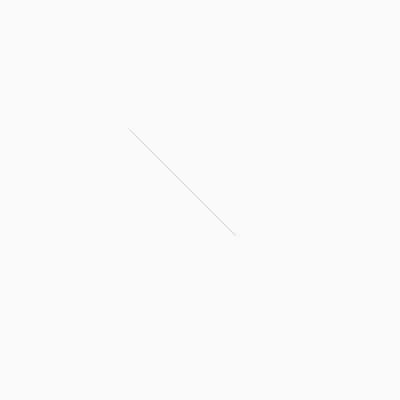
Frame 1 (no input)
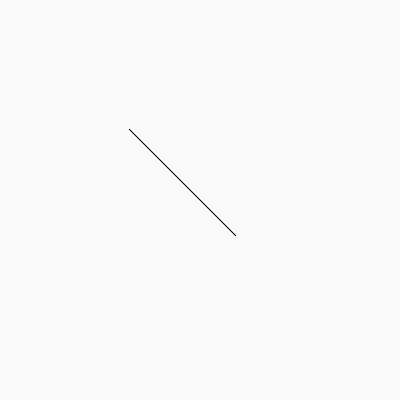
Frame 60 (the mouse pressed at the canvas centre just before this capture)
Frame 120 (the mouse held since frame 60 and released just before this capture): identical to frame 60, image omitted

The Processing sketch that drew these frames (run headless with seeded random() and noise(); from frame 60 on, the mouse is pressed at the canvas centre):

// Processing sketch: lineExample
// ── lineExample.pde
Lines myLines;

void setup() {
  size(400,400);
  smooth();
  background(250);
  myLines = new Lines();

}
void draw() {
myLines.draw();

}

////////+++++++++++++++++++++++++++++++++++++++++++

class Lines {

 void draw() {
  PVector mouseLocation = new PVector(mouseX,mouseY);  //mouse direction
  PVector centerPoint = new PVector(width/2,height/2); //center direction

  mouseLocation.sub(centerPoint);  //from center to mouse
  mouseLocation.normalize();

//mouseLocation.mult(-random(100,200));  //location of the lines
   mouseLocation.mult(width/4);               //location of the lines
   translate(width/2,height/2);           //locate center of the drawing in the middle of the canvas

  stroke(0);
  strokeWeight(0.1);
  line(-mouseLocation.x/2,-mouseLocation.y/2,mouseLocation.x,mouseLocation.y); //line lenght
  }

}
